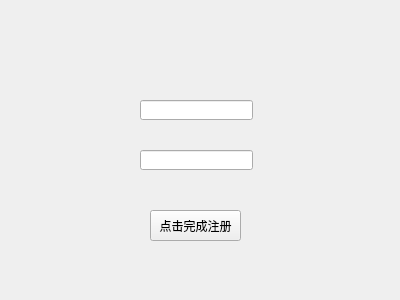
<?xml version="1.0" encoding="UTF-8"?>
<ui version="4.0">
 <class>signup_button</class>
 <widget class="QWidget" name="signup_button">
  <property name="geometry">
   <rect>
    <x>0</x>
    <y>0</y>
    <width>400</width>
    <height>300</height>
   </rect>
  </property>
  <property name="windowTitle">
   <string>Form</string>
  </property>
  <widget class="QPushButton" name="pushButton">
   <property name="geometry">
    <rect>
     <x>150</x>
     <y>210</y>
     <width>91</width>
     <height>31</height>
    </rect>
   </property>
   <property name="text">
    <string>点击完成注册</string>
   </property>
  </widget>
  <widget class="QLineEdit" name="lineEdit">
   <property name="geometry">
    <rect>
     <x>140</x>
     <y>100</y>
     <width>113</width>
     <height>20</height>
    </rect>
   </property>
  </widget>
  <widget class="QLineEdit" name="lineEdit_2">
   <property name="geometry">
    <rect>
     <x>140</x>
     <y>150</y>
     <width>113</width>
     <height>20</height>
    </rect>
   </property>
  </widget>
 </widget>
 <resources/>
 <connections/>
</ui>
